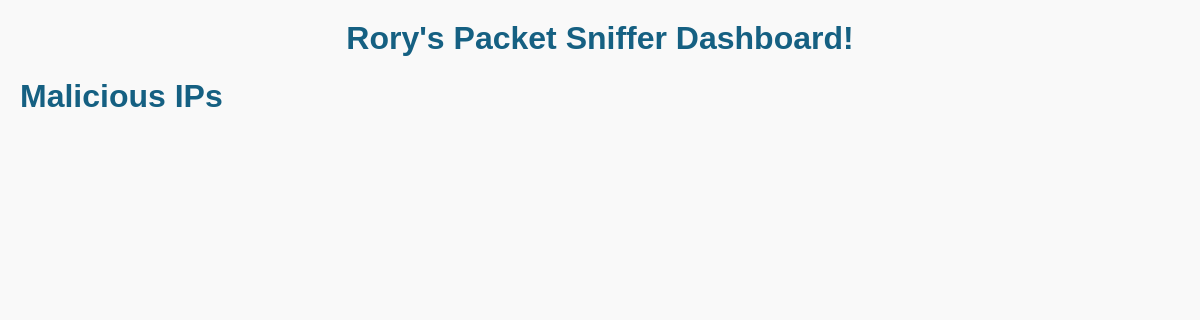
Before: / with the older database file.
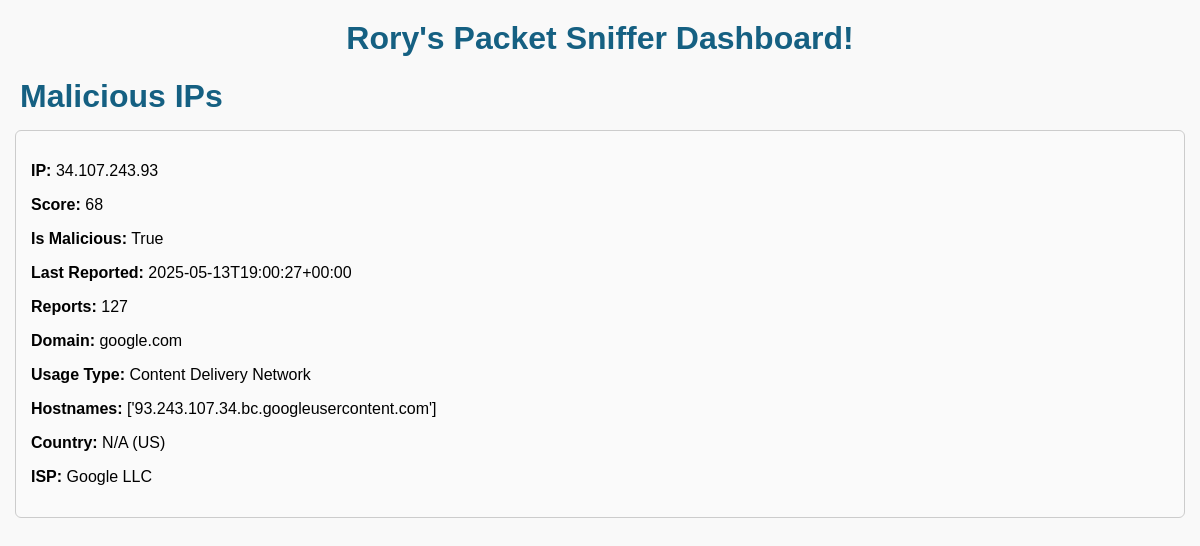
After: the same page with the newer database file.
### packetSniffer.py (models this page shows)
class IPCheck(Base):
    __tablename__ = "ip_checks"
    ip = Column(String, primary_key=True)
    score = Column(Integer)
    is_malicious = Column(Boolean)
    domain = Column(String)
    usage_type = Column(String)
    hostnames = Column(JSON)
    country = Column(String)
    country_name = Column(String)
    isp = Column(String)
    reports = Column(Integer)
    last_reported = Column(String)
    timestamp = Column(Float)
    def to_dict(self):
        return {c.key: getattr(self, c.key) for c in inspect(self).mapper.column_attrs}

### packetSniffer.py (the view)
@app.route("/")
def index():
    malicious_ips = session.query(IPCheck).filter_by(is_malicious=True).all()
    malicious_ips_data = [ip.to_dict() for ip in malicious_ips]
    return render_template("dashboard.html", malicious_ips=malicious_ips_data)

### templates/dashboard.html (shortened to what this page needs)
<!DOCTYPE html>
<html>
<head>
    <link rel="stylesheet" href="{{ url_for('static', filename='css/styles.css') }}">
</head>
<body>
    <h1>Rory's Packet Sniffer Dashboard!</h1>
    <div class="container">
        <h2>Malicious IPs</h2>
        <div id="ips-list">
            {% for ip in malicious_ips %}
                <div class="ip-entry">
                    <p><strong>IP:</strong> {{ ip.ip }}</p>
                    <p><strong>Score:</strong> {{ ip.score }}</p>
                    <p><strong>Is Malicious:</strong> {{ ip.is_malicious }}</p>
                    <p><strong>Last Reported:</strong> {{ ip.last_reported }}</p>
                    <p><strong>Reports:</strong> {{ ip.reports }}</p>
                    <p><strong>Domain:</strong> {{ ip.domain }}</p>
                    <p><strong>Usage Type:</strong> {{ ip.usage_type }}</p>
                    <p><strong>Hostnames:</strong> {{ ip.hostnames }}</p>
                    <p><strong>Country:</strong> {{ ip.country_name }} ({{ ip.country }})</p>
                    <p><strong>ISP:</strong> {{ ip.isp }}</p>
                </div>
            {% endfor %}
        </div>
    </div>
    <div class="packet-container" id="packets"></div>
</body>
</html>

### static/css/styles.css (style rules this page uses)
* { box-sizing: border-box; }
body { font-family: Arial, sans-serif; background-color: #f9f9f9; margin: 0; padding: 0; overflow-x: hidden; }
h1 { text-align: center; margin-top: 20px; color: #156082; }
.packet-container { display: flex; flex-direction: column; align-items: center; gap: 20px; margin: 20px; padding: 0; width: 100%; max-width: 100vw; height: 100vh; overflow-y: auto; overflow-x: hidden; }
h2 { font-size: 2em; color: #156082; margin: 0; padding-left: 20px; text-align: left; }
.ip-entry { margin: 15px; border: 1px solid #ccc; padding: 15px; border-radius: 6px; background-color: #fafafa; }

Changed rows visible on the page:
added IPCheck: ip "34.107.243.93", score "68", is_malicious "True", last_reported "2025-05-13T19:00:27+00:00", reports "127", domain "google.com", usage_type "Content Delivery Network", hostnames "['93.243.107.34.bc.googleusercontent.com']", country_name "N/A", country "US", isp "Google LLC"
